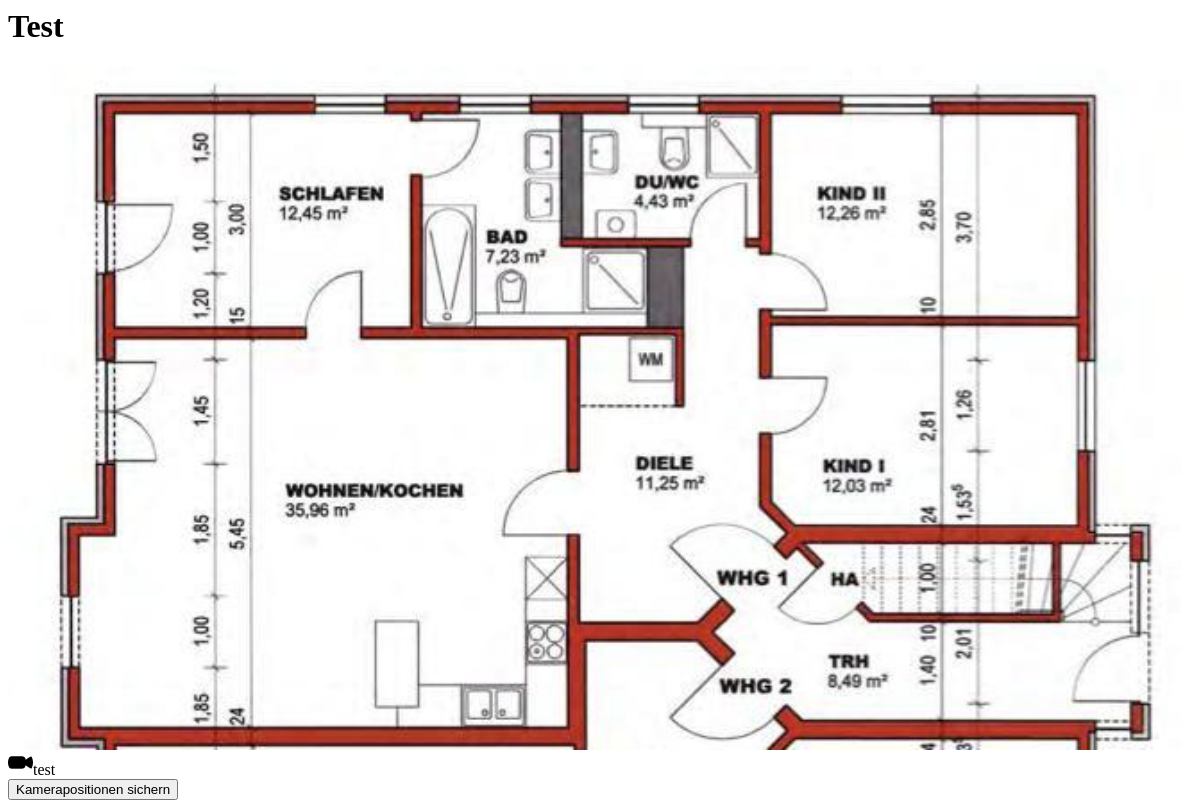
The app's page /managecams/1/, older data.
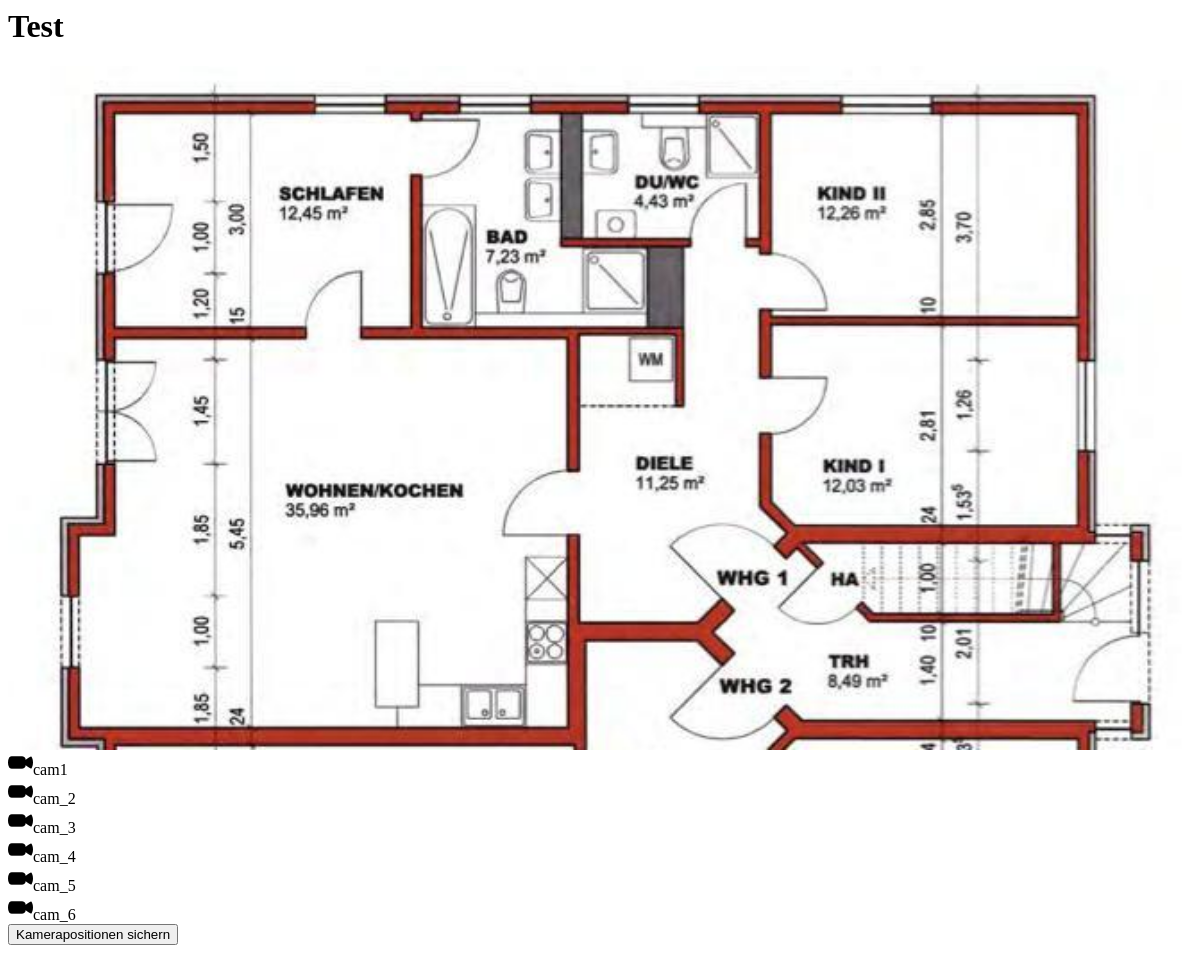
The same page, newer data.
### flat/models.py (models this page shows, shortened)
class flat(models.Model):
    Titel = models.CharField(max_length=128)
    Stockwerk = models.CharField(max_length=128)
    Position = models.CharField(max_length=128)
    Expose = models.ImageField()
    Kameras = models.ManyToManyField(camera)

### cameras/models.py (models this page shows, shortened)
class camera(models.Model):
    Titel = models.CharField(max_length=128)
    URL = models.CharField(max_length=256)
    position_left = models.CharField(max_length=128, default="0")
    position_top = models.CharField(max_length=128, default="0")

### flat/views.py (the view)
# urls.py: url(r'^managecams/(?P<pk>[0-9]+)/$', ManageCamsView.as_view(), name='KameraManagement'),
class ManageCamsView(DetailView):
    template_name = "web/pages/managecams.html"
    model = flat

### templates/web/pages/managecams.html (shortened to what this page needs)
{% load static %}
<h1> {{ flat.Titel }}</h1>
<img id="expose" width=100% src="{{ MEDIA_URL }}{{ flat.Expose.url }}"></img>
{% for cam in flat.Kameras.all %}
  <div class="camera" id="{{ cam.id }}"><img src="{% static 'cam.png' %}"></img>{{ cam.Titel }}</div>
{% endfor %}
<button onclick=sendPositions()>Kamerapositionen sichern</button>

### templates/web/pages/managecams.html (style rules this page uses)
.camera img { width: 25px; height: 25px; border-radius: 50%; ) }

Row changes from the older to the newer data that the page shows:
changed camera: Titel "test" → "cam1"
added camera: Titel "cam_2"
added camera: Titel "cam_3"
added camera: Titel "cam_4"
added camera: Titel "cam_5"
added camera: Titel "cam_6"
